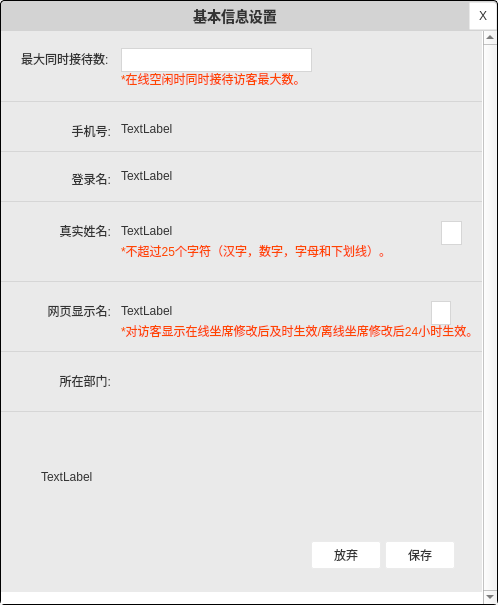
<?xml version="1.0" encoding="UTF-8"?>
<ui version="4.0">
 <class>PersonInforDialog</class>
 <widget class="QDialog" name="PersonInforDialog">
  <property name="geometry">
   <rect>
    <x>0</x>
    <y>0</y>
    <width>498</width>
    <height>605</height>
   </rect>
  </property>
  <property name="windowTitle">
   <string>Dialog</string>
  </property>
  <property name="styleSheet">
   <string notr="true">QWidget#widget_bkg{
    background-color:#D3D3D3;
    border-radius: 4px;
	border:1px solid #000000;
	
	
}
QWidget
{
	font-size:12px;
    color:#333333;
	font: 10pt &quot;微软雅黑&quot;;
}
QLabel{
    font-size:12px;
    color:#333333;
	font: 10pt &quot;微软雅黑&quot;;
}

QWidget#widget
{
	background-color:#EAEAEA;
}

QLabel#title_label{
    font: bold 14px;
}

QLabel#sp_1,#sp_2,#sp_3,#sp_4,#sp_5,#sp_6,#sp_7,#sp_8,#sp_9{
    border:1px solid #D6D6D6;
}
QLabel#label_3,#label_12,#label_11,#label_SaveResult
{
	color:#FF4500;
}

QPushButton#pbCancle,#pbSave
{
    border-radius: 2px;
    border:1px solid #EBEBEB;
    background-color:#FFFFFF;
}

QPushButton#pbCancle:hover,#pbSave:hover{
    border-radius: 2px;
    border:1px solid #EBEBEB;
    background-color:#EBEBEB;
}


QPushButton#pbCancle:pressed,#pbSave:pressed{
    border-radius: 2px;
    border:1px solid #D6D6D6;
    background-color:#D6D6D6;
}
QPushButton#pbclose{
	border-top-right-radius: 4px;
    border:1px solid #00000000;
    background-color:#FFFFFF;
}

QPushButton#pbclose:hover{
    background-color:#FF0000;
}
QPushButton#pbclose:pressed{
    background-color:#A30707;
}
QScrollArea#scrollArea{
	border:none;
}

QWidget#scrollAreaWidgetContents{
	background-color:#FFFFFFFF;
}
QWidget#vline{
	background: qlineargradient(x1: 0, y1: 0, x2: 1, y2: 0,  
                                 stop: 0 #00000000, stop: 0.1 #A3A6A9,  
                                 stop: 0.9 #A3A6A9, stop: 1.0 #00000000); 
}


QLineEdit
{
border:1px solid #D6D6D6;
    background-color:#FFFFFF;
}
QLineEdit:hover{
    border-radius: 2px;
    border:1px solid #EBEBEB;
    background-color:#EBEBEB;
}


QLineEdit:focus
{
    border:1px solid #4F9AD4;
    background-color:#FFFFFF;
}

QLabel#label_SaveResult
{
	font-size:18px;
}</string>
  </property>
  <layout class="QHBoxLayout" name="horizontalLayout">
   <property name="spacing">
    <number>0</number>
   </property>
   <property name="leftMargin">
    <number>0</number>
   </property>
   <property name="topMargin">
    <number>0</number>
   </property>
   <property name="rightMargin">
    <number>0</number>
   </property>
   <property name="bottomMargin">
    <number>0</number>
   </property>
   <item>
    <widget class="QWidget" name="widget_bkg" native="true">
     <layout class="QVBoxLayout" name="verticalLayout">
      <property name="spacing">
       <number>0</number>
      </property>
      <property name="leftMargin">
       <number>1</number>
      </property>
      <property name="topMargin">
       <number>1</number>
      </property>
      <property name="rightMargin">
       <number>1</number>
      </property>
      <property name="bottomMargin">
       <number>1</number>
      </property>
      <item>
       <widget class="QWidget" name="TitleBar" native="true">
        <property name="minimumSize">
         <size>
          <width>0</width>
          <height>30</height>
         </size>
        </property>
        <layout class="QHBoxLayout" name="horizontalLayout_2">
         <property name="spacing">
          <number>0</number>
         </property>
         <property name="leftMargin">
          <number>0</number>
         </property>
         <property name="topMargin">
          <number>0</number>
         </property>
         <property name="rightMargin">
          <number>0</number>
         </property>
         <property name="bottomMargin">
          <number>0</number>
         </property>
         <item>
          <widget class="QLabel" name="title_label">
           <property name="text">
            <string>基本信息设置</string>
           </property>
           <property name="alignment">
            <set>Qt::AlignCenter</set>
           </property>
          </widget>
         </item>
         <item>
          <widget class="QPushButton" name="pbclose">
           <property name="minimumSize">
            <size>
             <width>28</width>
             <height>28</height>
            </size>
           </property>
           <property name="maximumSize">
            <size>
             <width>28</width>
             <height>28</height>
            </size>
           </property>
           <property name="text">
            <string>X</string>
           </property>
           <property name="flat">
            <bool>true</bool>
           </property>
          </widget>
         </item>
        </layout>
       </widget>
      </item>
      <item>
       <widget class="QWidget" name="vline" native="true"/>
      </item>
      <item>
       <widget class="QScrollArea" name="scrollArea">
        <property name="minimumSize">
         <size>
          <width>496</width>
          <height>458</height>
         </size>
        </property>
        <property name="verticalScrollBarPolicy">
         <enum>Qt::ScrollBarAlwaysOn</enum>
        </property>
        <property name="horizontalScrollBarPolicy">
         <enum>Qt::ScrollBarAlwaysOff</enum>
        </property>
        <property name="widgetResizable">
         <bool>true</bool>
        </property>
        <widget class="QWidget" name="scrollAreaWidgetContents">
         <property name="geometry">
          <rect>
           <x>0</x>
           <y>0</y>
           <width>479</width>
           <height>563</height>
          </rect>
         </property>
         <widget class="QWidget" name="widget" native="true">
          <property name="geometry">
           <rect>
            <x>0</x>
            <y>0</y>
            <width>481</width>
            <height>561</height>
           </rect>
          </property>
          <widget class="QLabel" name="label_2">
           <property name="geometry">
            <rect>
             <x>20</x>
             <y>20</y>
             <width>91</width>
             <height>16</height>
            </rect>
           </property>
           <property name="text">
            <string>最大同时接待数:</string>
           </property>
          </widget>
          <widget class="QLineEdit" name="MaxNumEdit">
           <property name="geometry">
            <rect>
             <x>120</x>
             <y>17</y>
             <width>191</width>
             <height>24</height>
            </rect>
           </property>
          </widget>
          <widget class="QLabel" name="label_3">
           <property name="geometry">
            <rect>
             <x>120</x>
             <y>40</y>
             <width>201</width>
             <height>16</height>
            </rect>
           </property>
           <property name="text">
            <string>*在线空闲时同时接待访客最大数。</string>
           </property>
          </widget>
          <widget class="QLabel" name="sp_1">
           <property name="geometry">
            <rect>
             <x>0</x>
             <y>70</y>
             <width>500</width>
             <height>1</height>
            </rect>
           </property>
           <property name="text">
            <string/>
           </property>
          </widget>
          <widget class="QLabel" name="label_4">
           <property name="geometry">
            <rect>
             <x>0</x>
             <y>90</y>
             <width>110</width>
             <height>20</height>
            </rect>
           </property>
           <property name="text">
            <string>手机号:</string>
           </property>
           <property name="alignment">
            <set>Qt::AlignRight|Qt::AlignTrailing|Qt::AlignVCenter</set>
           </property>
          </widget>
          <widget class="QLineEdit" name="realNameEdit">
           <property name="geometry">
            <rect>
             <x>440</x>
             <y>190</y>
             <width>21</width>
             <height>24</height>
            </rect>
           </property>
          </widget>
          <widget class="QLabel" name="uin_label">
           <property name="geometry">
            <rect>
             <x>120</x>
             <y>90</y>
             <width>151</width>
             <height>16</height>
            </rect>
           </property>
           <property name="text">
            <string>TextLabel</string>
           </property>
           <property name="textInteractionFlags">
            <set>Qt::LinksAccessibleByMouse|Qt::TextSelectableByKeyboard|Qt::TextSelectableByMouse</set>
           </property>
          </widget>
          <widget class="QLabel" name="label_6">
           <property name="geometry">
            <rect>
             <x>0</x>
             <y>140</y>
             <width>110</width>
             <height>16</height>
            </rect>
           </property>
           <property name="text">
            <string>登录名:</string>
           </property>
           <property name="alignment">
            <set>Qt::AlignRight|Qt::AlignTrailing|Qt::AlignVCenter</set>
           </property>
          </widget>
          <widget class="QLabel" name="Loginname_label">
           <property name="geometry">
            <rect>
             <x>120</x>
             <y>130</y>
             <width>121</width>
             <height>31</height>
            </rect>
           </property>
           <property name="text">
            <string>TextLabel</string>
           </property>
           <property name="textInteractionFlags">
            <set>Qt::LinksAccessibleByMouse|Qt::TextSelectableByKeyboard|Qt::TextSelectableByMouse</set>
           </property>
          </widget>
          <widget class="QLabel" name="label_7">
           <property name="geometry">
            <rect>
             <x>0</x>
             <y>190</y>
             <width>110</width>
             <height>20</height>
            </rect>
           </property>
           <property name="text">
            <string>真实姓名:</string>
           </property>
           <property name="alignment">
            <set>Qt::AlignRight|Qt::AlignTrailing|Qt::AlignVCenter</set>
           </property>
          </widget>
          <widget class="QLabel" name="label_9">
           <property name="geometry">
            <rect>
             <x>0</x>
             <y>270</y>
             <width>110</width>
             <height>20</height>
            </rect>
           </property>
           <property name="text">
            <string>网页显示名:</string>
           </property>
           <property name="alignment">
            <set>Qt::AlignRight|Qt::AlignTrailing|Qt::AlignVCenter</set>
           </property>
          </widget>
          <widget class="QLineEdit" name="WebNameEdit">
           <property name="geometry">
            <rect>
             <x>430</x>
             <y>270</y>
             <width>20</width>
             <height>24</height>
            </rect>
           </property>
          </widget>
          <widget class="QLabel" name="label_11">
           <property name="geometry">
            <rect>
             <x>120</x>
             <y>290</y>
             <width>361</width>
             <height>20</height>
            </rect>
           </property>
           <property name="text">
            <string>*对访客显示在线坐席修改后及时生效/离线坐席修改后24小时生效。</string>
           </property>
          </widget>
          <widget class="QLabel" name="label_12">
           <property name="geometry">
            <rect>
             <x>120</x>
             <y>210</y>
             <width>301</width>
             <height>20</height>
            </rect>
           </property>
           <property name="text">
            <string>*不超过25个字符（汉字，数字，字母和下划线）。</string>
           </property>
          </widget>
          <widget class="QLabel" name="label_10">
           <property name="geometry">
            <rect>
             <x>0</x>
             <y>340</y>
             <width>110</width>
             <height>20</height>
            </rect>
           </property>
           <property name="text">
            <string>所在部门:</string>
           </property>
           <property name="alignment">
            <set>Qt::AlignRight|Qt::AlignTrailing|Qt::AlignVCenter</set>
           </property>
          </widget>
          <widget class="QLabel" name="DepatrM_label">
           <property name="geometry">
            <rect>
             <x>130</x>
             <y>340</y>
             <width>111</width>
             <height>20</height>
            </rect>
           </property>
           <property name="text">
            <string/>
           </property>
           <property name="textInteractionFlags">
            <set>Qt::LinksAccessibleByMouse|Qt::TextSelectableByKeyboard|Qt::TextSelectableByMouse</set>
           </property>
          </widget>
          <widget class="QLabel" name="sp_2">
           <property name="geometry">
            <rect>
             <x>0</x>
             <y>120</y>
             <width>541</width>
             <height>1</height>
            </rect>
           </property>
           <property name="text">
            <string/>
           </property>
          </widget>
          <widget class="QLabel" name="sp_3">
           <property name="geometry">
            <rect>
             <x>0</x>
             <y>170</y>
             <width>541</width>
             <height>1</height>
            </rect>
           </property>
           <property name="text">
            <string/>
           </property>
          </widget>
          <widget class="QLabel" name="sp_4">
           <property name="geometry">
            <rect>
             <x>0</x>
             <y>250</y>
             <width>500</width>
             <height>1</height>
            </rect>
           </property>
           <property name="text">
            <string/>
           </property>
          </widget>
          <widget class="QLabel" name="sp_5">
           <property name="geometry">
            <rect>
             <x>0</x>
             <y>320</y>
             <width>500</width>
             <height>1</height>
            </rect>
           </property>
           <property name="text">
            <string/>
           </property>
          </widget>
          <widget class="QLabel" name="sp_6">
           <property name="geometry">
            <rect>
             <x>0</x>
             <y>380</y>
             <width>500</width>
             <height>1</height>
            </rect>
           </property>
           <property name="text">
            <string/>
           </property>
          </widget>
          <widget class="QPushButton" name="pbSave">
           <property name="geometry">
            <rect>
             <x>384</x>
             <y>510</y>
             <width>70</width>
             <height>28</height>
            </rect>
           </property>
           <property name="text">
            <string>保存</string>
           </property>
           <property name="flat">
            <bool>true</bool>
           </property>
          </widget>
          <widget class="QPushButton" name="pbCancle">
           <property name="geometry">
            <rect>
             <x>310</x>
             <y>510</y>
             <width>70</width>
             <height>28</height>
            </rect>
           </property>
           <property name="text">
            <string>放弃</string>
           </property>
           <property name="flat">
            <bool>true</bool>
           </property>
          </widget>
          <widget class="QLabel" name="label_SaveResult">
           <property name="geometry">
            <rect>
             <x>40</x>
             <y>510</y>
             <width>241</width>
             <height>31</height>
            </rect>
           </property>
           <property name="text">
            <string/>
           </property>
          </widget>
          <widget class="QLabel" name="Image_label">
           <property name="geometry">
            <rect>
             <x>40</x>
             <y>390</y>
             <width>181</width>
             <height>111</height>
            </rect>
           </property>
           <property name="text">
            <string>TextLabel</string>
           </property>
          </widget>
          <widget class="QLabel" name="realNameLabel">
           <property name="geometry">
            <rect>
             <x>120</x>
             <y>190</y>
             <width>191</width>
             <height>21</height>
            </rect>
           </property>
           <property name="text">
            <string>TextLabel</string>
           </property>
           <property name="textInteractionFlags">
            <set>Qt::LinksAccessibleByMouse|Qt::TextSelectableByKeyboard|Qt::TextSelectableByMouse</set>
           </property>
          </widget>
          <widget class="QLabel" name="WebNameLabel">
           <property name="geometry">
            <rect>
             <x>120</x>
             <y>270</y>
             <width>201</width>
             <height>21</height>
            </rect>
           </property>
           <property name="text">
            <string>TextLabel</string>
           </property>
           <property name="textInteractionFlags">
            <set>Qt::LinksAccessibleByMouse|Qt::TextSelectableByKeyboard|Qt::TextSelectableByMouse</set>
           </property>
          </widget>
         </widget>
        </widget>
       </widget>
      </item>
     </layout>
    </widget>
   </item>
  </layout>
 </widget>
 <resources/>
 <connections/>
</ui>
